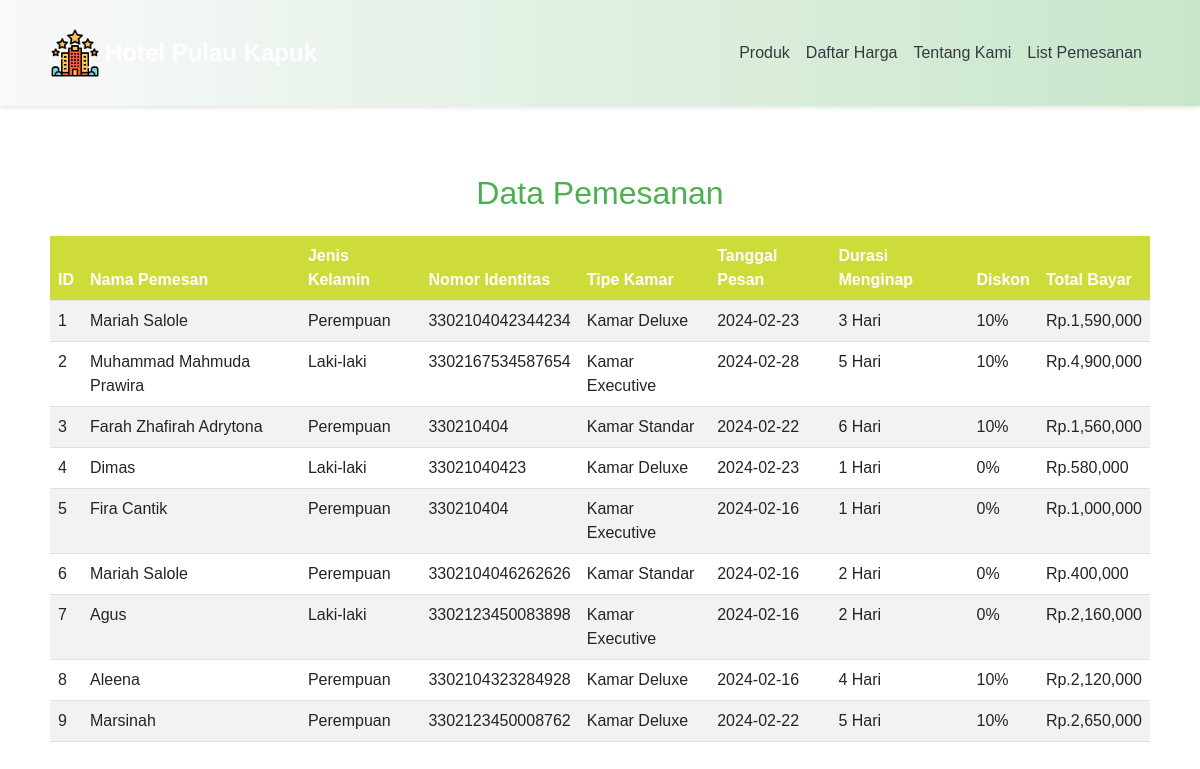
/list-booking.php, run on the app's committed database.
### tables this page shows
CREATE TABLE `history` (
  `id` int(11) NOT NULL,
  `nama` varchar(250) NOT NULL,
  `jk` varchar(50) NOT NULL,
  `nomor` varchar(16) NOT NULL,
  `tipe` varchar(50) NOT NULL,
  `tanggal` date NOT NULL,
  `durasi` int(11) NOT NULL,
  `diskon` int(11) NOT NULL,
  `total` int(100) NOT NULL
);

### list-booking.php (the view, shortened to what this page needs)
<!DOCTYPE html>
<html lang="en">
<head>
  <link href="https://cdn.jsdelivr.net/npm/bootstrap@5.3.0-alpha1/dist/css/bootstrap.min.css" rel="stylesheet">
</head>
<link rel="stylesheet" href="style.css">
<body>
  <nav class="navbar navbar-expand-lg navbar-light bg-light">
    <div class="container">
      <img src="img\hotelL.png" alt="Logo Hotel Pulau Kapuk" style="width: 50px; height: auto;">
      <a class="navbar-brand" href="index.php" style="margin-left: 5px;">Hotel Pulau Kapuk</a>
      <div class="collapse navbar-collapse justify-content-end" id="navbarNav">
        <ul class="navbar-nav">
          <li class="nav-item">
            <a class="nav-link" href="index.php">Produk</a>
          </li>
          <li class="nav-item">
            <a class="nav-link" href="daftar-harga.php">Daftar Harga</a>
          </li>
          <li class="nav-item">
            <a class="nav-link" href="about.php">Tentang Kami</a>
          </li>
          <li class="nav-item">
            <a class="nav-link" href="list-booking.php">List Pemesanan</a>
          </li>
        </ul>
      </div>
    </div>
  </nav>
  <main>
    <section id="data-pemesanan" class="container py-5">
      <h2 class="text-center mb-4">Data Pemesanan</h2>
      <div class="table-responsive">
        <table class="table table-striped table-hover">
          <thead>
            <tr>
              <th>ID</th>
              <th>Nama Pemesan</th>
              <th>Jenis Kelamin</th>
              <th>Nomor Identitas</th>
              <th>Tipe Kamar</th>
              <th>Tanggal Pesan</th>
              <th>Durasi Menginap</th>
              <th>Diskon</th>
              <th>Total Bayar</th>
            </tr>
          </thead>
          <tbody>
            <?php
            include 'config.php';
            $sql = "SELECT `id`, `nama`, `jk`, `nomor`, `tipe`, `tanggal`, CONCAT(durasi, ' Hari') AS durasi, CONCAT(diskon, '%') AS diskon, CONCAT('Rp.', FORMAT(total, 0)) AS total FROM `history` WHERE 1";
            $result = $conn->query($sql);
            if ($result->num_rows > 0) {
              while ($row = $result->fetch_assoc()) {
                echo "<tr>
                                <td>" . $row["id"] . "</td>
                                <td>" . $row["nama"] . "</td>
                                <td>" . $row["jk"] . "</td>
                                <td>" . $row["nomor"] . "</td>
                                <td>" . $row["tipe"] . "</td>
                                <td>" . $row["tanggal"] . "</td>
                                <td>" . $row["durasi"] . "</td>
                                <td>" . $row["diskon"] . "</td>
                                <td>" . $row["total"] . "</td>
                            </tr>";
              }
            } else {
              echo "0 hasil";
            }
            ?>
          </tbody>
        </table>
      </div>
    </section>
  </main>
</body>
</html>

### style.css (style rules this page uses)
body { font-family: Arial, sans-serif; margin: 0; padding: 0; }
.navbar-brand { color: #fff; font-size: 1.5rem; font-weight: bold; }
.navbar { background: linear-gradient(to right, #f8f9fa, #c8e6c9); box-shadow: 0 2px 4px rgba(0, 0, 0, 0.1); }
.navbar-nav { margin-left: auto; }
.navbar-nav .nav-link { color: #343a40; }
main { padding: 20px; }
.container { padding: 20px; }
#data-pemesanan h2 { color: #4caf50; text-align: center; }
.table thead th { background-color: #cddc39; color: #fff; border-color: #dee2e6; }
.table tbody tr:nth-of-type(odd) { background-color: #f9fbe7; }
.table-striped tbody tr:nth-of-type(odd) { background-color: #f9fbe7; }

### data on the page
history: id "1", nama "Mariah Salole", jk "Perempuan", nomor "3302104042344234", tipe "Kamar Deluxe", tanggal "2024-02-23", durasi "3 Hari", diskon "10%", total "Rp.1,590,000"
history: id "2", nama "Muhammad Mahmuda Prawira", jk "Laki-laki", nomor "3302167534587654", tipe "Kamar Executive", tanggal "2024-02-28", durasi "5 Hari", diskon "10%", total "Rp.4,900,000"
history: id "3", nama "Farah Zhafirah Adrytona", jk "Perempuan", nomor "330210404", tipe "Kamar Standar", tanggal "2024-02-22", durasi "6 Hari", diskon "10%", total "Rp.1,560,000"
history: id "4", nama "Dimas", jk "Laki-laki", nomor "33021040423", tipe "Kamar Deluxe", tanggal "2024-02-23", durasi "1 Hari", diskon "0%", total "Rp.580,000"
history: id "5", nama "Fira Cantik", jk "Perempuan", nomor "330210404", tipe "Kamar Executive", tanggal "2024-02-16", durasi "1 Hari", diskon "0%", total "Rp.1,000,000"
history: id "6", nama "Mariah Salole", jk "Perempuan", nomor "3302104046262626", tipe "Kamar Standar", tanggal "2024-02-16", durasi "2 Hari", diskon "0%", total "Rp.400,000"
history: id "7", nama "Agus", jk "Laki-laki", nomor "3302123450083898", tipe "Kamar Executive", tanggal "2024-02-16", durasi "2 Hari", diskon "0%", total "Rp.2,160,000"
history: id "8", nama "Aleena", jk "Perempuan", nomor "3302104323284928", tipe "Kamar Deluxe", tanggal "2024-02-16", durasi "4 Hari", diskon "10%", total "Rp.2,120,000"
history: id "9", nama "Marsinah", jk "Perempuan", nomor "3302123450008762", tipe "Kamar Deluxe", tanggal "2024-02-22", durasi "5 Hari", diskon "10%", total "Rp.2,650,000"
